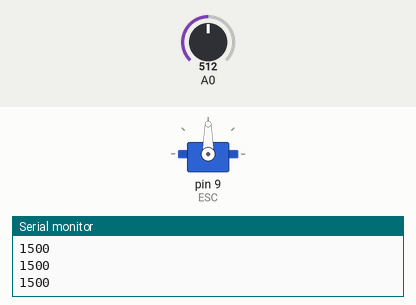
Recording of a sketch running on a simulated Arduino Uno, built with avr-gcc and run on an emulated ATmega328P. Parts: servo, the last lines printed to the serial monitor. The test bench sets the inputs (shaded band); at power-on: A0 = 512.

Above: at 1.2 s.
1.3 s: A0 set to 716
At 2.2 s:
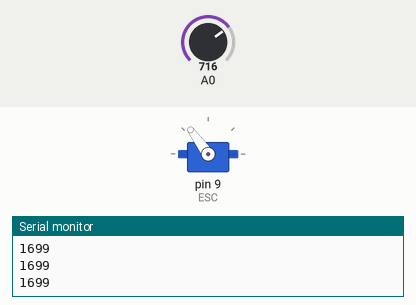
2.8 s: A0 set to 900
At 3.2 s:
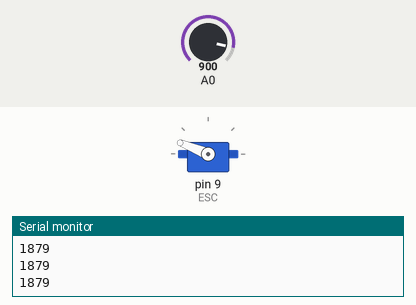
4.3 s: A0 set to 1023
At 5.5 s:
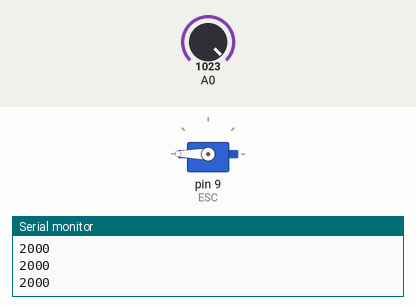
5.8 s: A0 set to 306
At 6.8 s:
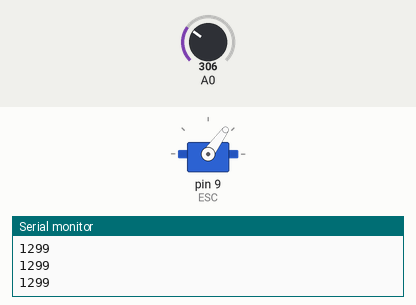
7.3 s: A0 set to 122
At 7.8 s:
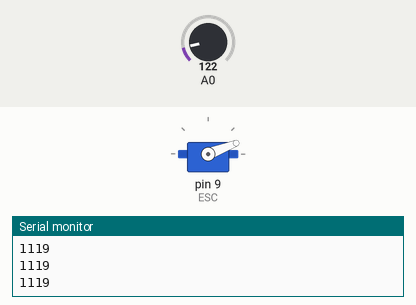
8.8 s: A0 set to 511
At 10.1 s:
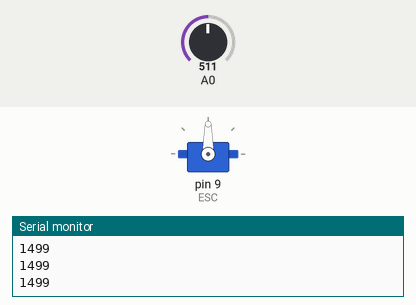
Timing chart, 0 to 11.3 s (numbered marks = the images above; inputs shaded):
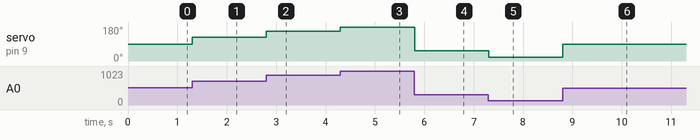

The sketch:

brushless.ino
```cpp
#include <Servo.h>

Servo ESC;

int potValue;

void setup() {
  Serial.begin(9600);

  ESC.attach(9, 1000, 2000);
}
void loop() {
  potValue = analogRead(A0);
  potValue = map(potValue, 0, 1023, 1000, 2000);
  ESC.write(potValue);

  Serial.println(potValue);

}
```

Measured:
- after the input at 1.3 s, servo on pin 9 (ESC): 90° → 126° at once
- after the input at 2.8 s, servo on pin 9 (ESC): 126° → 158° at once
- after the input at 4.3 s, servo on pin 9 (ESC): 158° → 180° at once
- after the input at 5.8 s, servo on pin 9 (ESC): 180° → 54° at once
- after the input at 7.3 s, servo on pin 9 (ESC): 54° → 21° at once
- after the input at 8.8 s, servo on pin 9 (ESC): 21° → 90° at once
